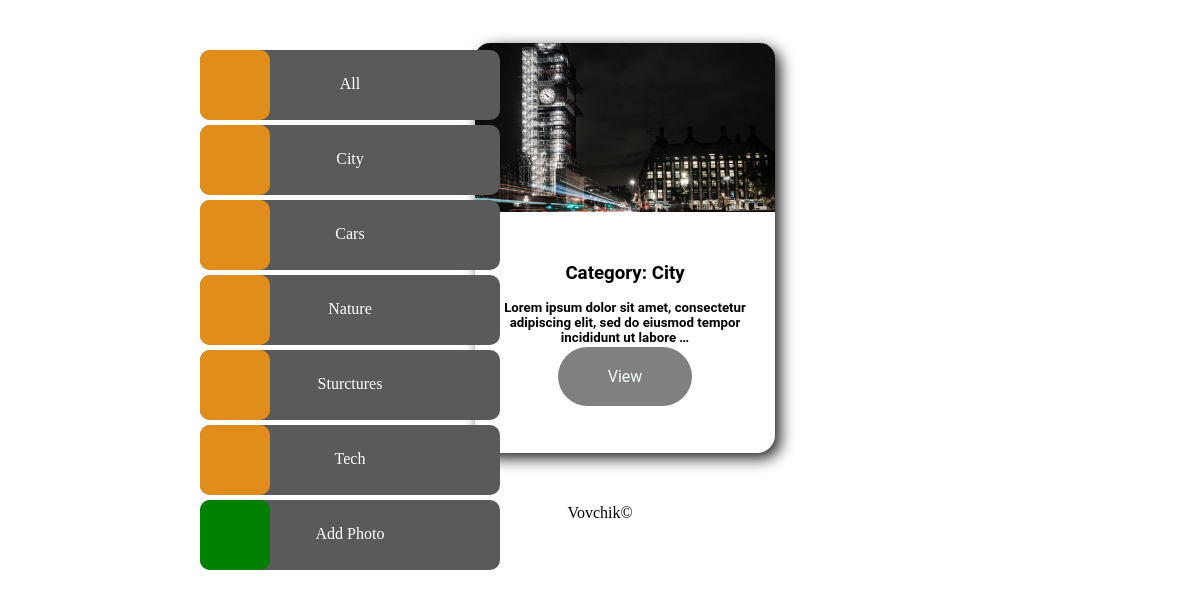
Page /?category=City on the committed database.
### base/models.py (models this page shows, shortened)
class Category(models.Model):
    name = models.CharField(max_length=128, null=False, blank=False)
    class Meta:
        verbose_name = ("Category")
        verbose_name_plural = ("Categories")

class Photo(models.Model):
    category = models.ForeignKey(Category, on_delete=models.SET_NULL, null=True, blank=True)
    image = models.ImageField(null=False, blank=False)
    description = models.TextField()
    class Meta:
        verbose_name = ("Photo")
        verbose_name_plural = ("Photos")

### base/views.py (the view)
# urls.py: path('', index, name='index'),
def index(request):
    category = request.GET.get('category')
    if category is None:
        images = Photo.objects.all()
    else:
        images = Photo.objects.filter(category__name=category)
    categories = Category.objects.all()
    context = {'categories': categories, 'images': images}
    return render(request, 'base/index.html', context)

### base/templates/base/index.html (shortened to what this page needs)
{% load static %}
<!DOCTYPE html>
<html lang="en">
  <head>
    <link rel="stylesheet" href="{% static '\base\css\card.css' %}" />
    <link rel="stylesheet" href="{% static '\base\css\style.css' %}" />
  </head>
  <body>
    <div class="container">
      <div class="left-container">
        <div>
          <ul class="categories">
            <li class="var_nav">
              <div class="link_bg"></div>
              <div class="link_title">
                <a href="{% url 'index' %}"><span>All</span></a>
              </div>
            </li>
            {% for category in categories %}
            <li class="var_nav">
              <div class="link_bg"></div>
              <div class="link_title">
                <a href="{% url 'index' %}?category={{ category.name }}"><span>{{ category.name }}</span></a>
              </div>
            </li>
            {% endfor %}
            <li class="var_nav">
              <div class="link_bg col"></div>
              <div class="link_title">
                <a href="{% url 'add_photo' %}"><span>Add Photo</span></a>
              </div>
            </li>
          </ul>
        </div>
      </div>
      <div class="right-container">
        {% for image in images %}
        <div class="card">
          <img class="card-image" src="{{ image.image.url }}" />
          <div class="card-text-category">
            <h3>Category: {{ image.category.name }}</h3>
          </div>
          <div class="card-text-description">
            <h5>{{ image.description | truncatewords:15}}</h5>
            <div class="card-button-block">
              <a class="card-button" href="{% url 'card_view' image.id %}">View</a>
            </div>
          </div>
        </div>
        {% empty %}
        <h1>No photos here!</h1>
        {% endfor %}
      </div>
    </div>
    <footer>
      <p>Vovchik&copy</p>
    </footer>
  </body>
</html>

### base/static/base/css/card.css (style rules this page uses)
.card { display: grid; grid-template-columns: 300px; grid-template-rows: 200px 30px 150px 30px; grid-template-areas: "image" "category" "description" "button"; font-family: roboto; border-radius: 18px; background: white; box-shadow: 5px 5px 15px rgba(0, 0, 0, 0.9); text-align: center; transition: 0.5s ease; margin: 10px; }
.card-image { max-height: 200px; max-width: 300px; object-fit: cover; background-size: cover; grid-area: image; border-top-left-radius: 15px; border-top-right-radius: 15px; }
.card-text-category { grid-area: category; margin-left: 5px; margin-right: 5px; }
.card-text-description { grid-area: description; margin: 5px; }
.card-button-block { grid-area: button; }
.card-button { text-decoration: none; padding: 20px 50px; font-style: 1.25rem; background: grey; color: honeydew; border-radius: 30px; }

### base/static/base/css/style.css (style rules this page uses)
body { display: flex; flex-direction: column; justify-content: center; }
.container { display: flex; max-width: 1440px; margin: 0 auto; }
.left-container { display: flex; justify-content: center; align-items: center; margin: 25px; flex: 1; }
.right-container { margin: 25px; justify-content: space-evenly; flex: 3; display: flex; flex-wrap: wrap; }
.categories { position: fixed; top: 50px; left: 200px; }
footer { margin: 0 auto; }
ul { margin: 0; padding: 0; list-style-type: none; backface-visibility: hidden; }
.var_nav { border-radius: 10px; position: relative; background: #5a5a5a; width: 300px; height: 70px; margin-bottom: 5px; }
.link_bg { border-radius: 10px; width: 70px; height: 70px; position: absolute; background: #e08d1b; color: #fff; z-index: 2; }
.link_title { position: absolute; width: 100%; z-index: 3; }
.col { background: green; }
.link_title > a { display: block; position: absolute; text-decoration: none; color: #fff; width: 100%; height: 70px; text-align: center; }
span { margin-top: 25px; display: block; }

### rows in the picture
Category: name "City"
Category: name "Cars"
Category: name "Nature"
Category: name "Sturctures"
Category: name "Tech"
Photo: image (picture), category.name "City", description "Lorem ipsum dolor sit amet, consectetur adipiscing elit, sed do eiusmod tempor incididunt ut labore …"
